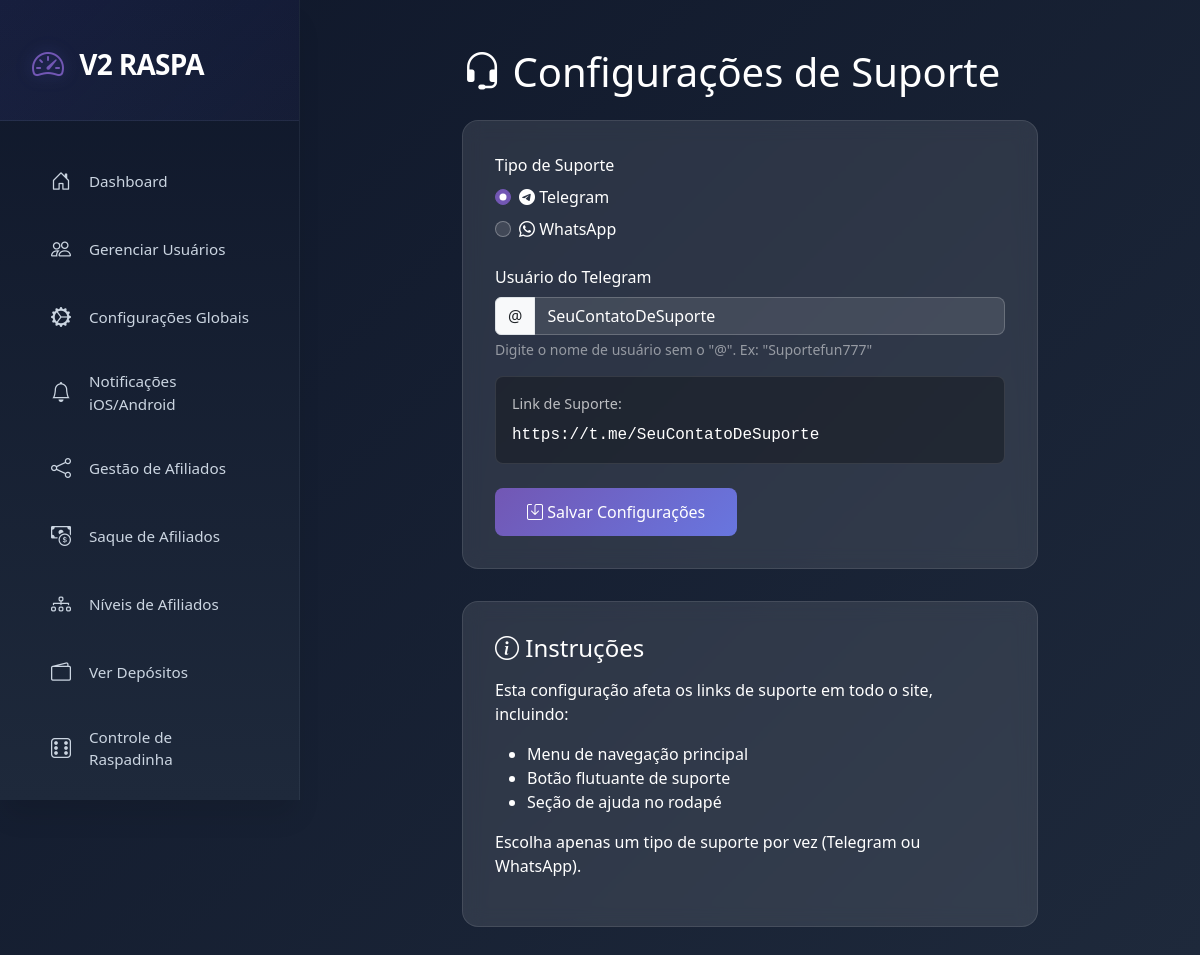
The page /admin/suporte.php (signed in) on the database its author committed.
### tables this page shows
CREATE TABLE `configuracoes` (
  `id` int(11) NOT NULL,
  `chave` varchar(50) DEFAULT NULL,
  `valor` varchar(255) DEFAULT NULL
);

### admin/suporte.php (the view, shortened to what this page needs)
<?php
require_once '../includes/db.php';
$suporte_tipo = 'telegram';
$telegram_usuario = 'Suportefun777';
$stmt = $conn->prepare("SELECT chave, valor FROM configuracoes WHERE chave IN ('suporte_tipo', 'suporte_telegram_usuario', 'suporte_whatsapp_numero')");
$stmt->execute();
$result = $stmt->get_result();
while ($row = $result->fetch_assoc()) {
    switch ($row['chave']) {
        case 'suporte_tipo':
            $suporte_tipo = $row['valor'];
            break;
        case 'suporte_telegram_usuario':
            $telegram_usuario = $row['valor'];
            break;
        case 'suporte_whatsapp_numero':
            $whatsapp_numero = $row['valor'];
            break;
    }
}
?>
<!DOCTYPE html>
<html lang="pt-br">
<head>
    <link href="https://cdn.jsdelivr.net/npm/bootstrap@5.3.2/dist/css/bootstrap.min.css" rel="stylesheet">
    <link href="https://cdn.jsdelivr.net/npm/bootstrap-icons@1.11.1/font/bootstrap-icons.css" rel="stylesheet">
                <link href="css/sidebar.css" rel="stylesheet">
</head>
<body>
    <?php include 'includes/sidebar.php'; ?>
    <div class="main-content">
    <div class="container-fluid">
        <div class="row">
            <div class="col-lg-8 mx-auto">
                <h1 class="mt-5 mb-4"><i class="bi bi-headset"></i> Configurações de Suporte</h1>
                <div class="settings-card">
                    <form method="POST">
                        <div class="mb-4">
                            <label class="form-label">Tipo de Suporte</label>
                            <div class="form-check mb-2">
                                <input class="form-check-input" type="radio" name="suporte_tipo" id="tipo_telegram" value="telegram" <?php echo $suporte_tipo == 'telegram' ? 'checked' : ''; ?>>
                                <label class="form-check-label" for="tipo_telegram">
                                    <i class="bi bi-telegram"></i> Telegram
                                </label>
                            </div>
                            <div class="form-check">
                                <input class="form-check-input" type="radio" name="suporte_tipo" id="tipo_whatsapp" value="whatsapp" <?php echo $suporte_tipo == 'whatsapp' ? 'checked' : ''; ?>>
                                <label class="form-check-label" for="tipo_whatsapp">
                                    <i class="bi bi-whatsapp"></i> WhatsApp
                                </label>
                            </div>
                        </div>
                        <div class="mb-4" id="telegram_section">
                            <label for="telegram_usuario" class="form-label">Usuário do Telegram</label>
                            <div class="input-group">
                                <span class="input-group-text">@</span>
                                <input type="text" class="form-control" id="telegram_usuario" name="telegram_usuario" value="<?php echo htmlspecialchars($telegram_usuario); ?>" placeholder="Usuário sem o @">
                            </div>
                            <div class="form-text text-white-50">Digite o nome de usuário sem o "@". Ex: "Suportefun777"</div>
                            <div class="preview-box">
                                <div class="preview-title">Link de Suporte:</div>
                                <div class="preview-content" id="telegram_preview">https://t.me/<?php echo htmlspecialchars($telegram_usuario); ?></div>
                            </div>
                        </div>
                        <button type="submit" class="btn btn-primary">
                            <i class="bi bi-save"></i> Salvar Configurações
                        </button>
                    </form>
                </div>
                <div class="settings-card">
                    <h4 class="mb-3"><i class="bi bi-info-circle"></i> Instruções</h4>
                    <p>Esta configuração afeta os links de suporte em todo o site, incluindo:</p>
                    <ul>
                        <li>Menu de navegação principal</li>
                        <li>Botão flutuante de suporte</li>
                        <li>Seção de ajuda no rodapé</li>
                    </ul>
                    <p>Escolha apenas um tipo de suporte por vez (Telegram ou WhatsApp).</p>
                </div>
            </div>
        </div>
    </div>
        </div>
</body>
</html>

### admin/css/sidebar.css (style rules this page uses)
:root { --primary-color: #6366f1; --primary-hover: #4f46e5; --secondary-color: #64748b; --success-color: #10b981; --warning-color: #f59e0b; --danger-color: #ef4444; --dark-color: #0f172a; --dark-secondary: #1e293b; --light-color: #f8fafc; --text-primary: #f1f5f9; --text-secondary: #cbd5e1; --text-muted: #94a3b8; --border-color: rgba(148, 163, 184, 0.1); --hover-bg: rgba(99, 102, 241, 0.1); --active-bg: rgba(99, 102, 241, 0.2); --sidebar-width: 300px; --header-height: 70px; --shadow-sm: 0 1px 2px 0 rgba(0, 0, 0, 0.05); --shadow-md: 0 4px 6px -1px rgba(0, 0, 0, 0.1); --shadow-lg: 0 10px 15px -3px rgba(0, 0, 0, 0.1); --shadow-xl: 0 20px 25px -5px rgba(0, 0, 0, 0.1); }
body { background: #f8fafc; font-family: 'Inter', -apple-system, BlinkMacSystemFont, 'Segoe UI', Roboto, sans-serif; }

### admin/suporte.php (style rules this page uses)
:root { --primary-color: #7257b4; --secondary-color: #6876df; }
body { background: linear-gradient(135deg, var(--dark-color) 0%, #1e293b 100%); min-height: 100vh; font-family: 'Segoe UI', Tahoma, Geneva, Verdana, sans-serif; padding-left: var(--sidebar-width); color: white; }
.settings-card { background: rgba(255, 255, 255, 0.1); backdrop-filter: blur(10px); border: 1px solid rgba(255, 255, 255, 0.1); border-radius: 1rem; padding: 2rem; margin-bottom: 2rem; }
.form-control, .form-select { background: rgba(255, 255, 255, 0.1); border: 1px solid rgba(255, 255, 255, 0.2); color: white; border-radius: 0.5rem; }
.form-control::placeholder { color: rgba(255, 255, 255, 0.6); }
.btn-primary { background: linear-gradient(135deg, var(--primary-color), var(--secondary-color)); border: none; border-radius: 0.5rem; padding: 0.75rem 2rem; }
.preview-box { background: rgba(0, 0, 0, 0.3); border: 1px solid rgba(255, 255, 255, 0.1); border-radius: 0.5rem; padding: 1rem; margin-top: 1rem; }
.preview-title { font-size: 0.9rem; color: rgba(255, 255, 255, 0.7); margin-bottom: 0.5rem; }
.preview-content { font-family: monospace; word-break: break-all; }
.form-check-input { background-color: rgba(255, 255, 255, 0.1); border-color: rgba(255, 255, 255, 0.3); }
.form-check-input:checked { background-color: var(--primary-color); border-color: var(--primary-color); }

### rows shown on the page
configuracoes: valor "☑ Telegram", valor "☐ WhatsApp"
configuracoes: telegram_usuario "SeuContatoDeSuporte", valor "SeuContatoDeSuporte"
